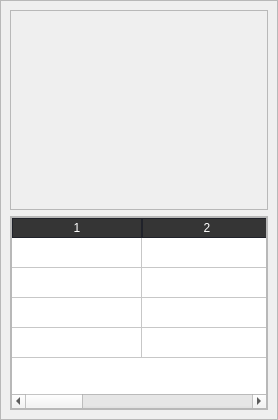
         <widget class="QWidget" name="Page_Log">
          <layout class="QHBoxLayout" name="horizontalLayout_6">
           <property name="spacing">
            <number>0</number>
           </property>
           <property name="leftMargin">
            <number>0</number>
           </property>
           <property name="topMargin">
            <number>0</number>
           </property>
           <property name="rightMargin">
            <number>0</number>
           </property>
           <property name="bottomMargin">
            <number>0</number>
           </property>
           <item>
            <widget class="QFrame" name="frame_9">
             <property name="frameShape">
              <enum>QFrame::StyledPanel</enum>
             </property>
             <property name="frameShadow">
              <enum>QFrame::Raised</enum>
             </property>
             <layout class="QVBoxLayout" name="verticalLayout_3">
              <item>
               <widget class="QFrame" name="frame_10">
                <property name="minimumSize">
                 <size>
                  <width>0</width>
                  <height>200</height>
                 </size>
                </property>
                <property name="styleSheet">
                 <string notr="true"/>
                </property>
                <property name="frameShape">
                 <enum>QFrame::StyledPanel</enum>
                </property>
                <property name="frameShadow">
                 <enum>QFrame::Raised</enum>
                </property>
               </widget>
              </item>
              <item>
               <widget class="QFrame" name="frame_11">
                <property name="frameShape">
                 <enum>QFrame::StyledPanel</enum>
                </property>
                <property name="frameShadow">
                 <enum>QFrame::Raised</enum>
                </property>
                <layout class="QVBoxLayout" name="verticalLayout_5">
                 <property name="spacing">
                  <number>0</number>
                 </property>
                 <property name="leftMargin">
                  <number>0</number>
                 </property>
                 <property name="topMargin">
                  <number>0</number>
                 </property>
                 <property name="rightMargin">
                  <number>0</number>
                 </property>
                 <property name="bottomMargin">
                  <number>0</number>
                 </property>
                 <item>
                  <widget class="QTableWidget" name="tableWidget">
                   <property name="styleSheet">
                    <string notr="true">QHeaderView::section:horizontal
{
    border: 1px solid rgb(32, 34, 42);
	background-color:rgb(53, 53, 53);
	color: rgb(255, 255, 255);
}

 QScrollBar:vertical {
	border: none;
    background: rgb(52, 59, 72);
    width: 14px;
	border-radius: 0px;
 }</string>
                   </property>
                   <property name="showGrid">
                    <bool>true</bool>
                   </property>
                   <attribute name="horizontalHeaderCascadingSectionResizes">
                    <bool>false</bool>
                   </attribute>
                   <attribute name="horizontalHeaderMinimumSectionSize">
                    <number>50</number>
                   </attribute>
                   <attribute name="horizontalHeaderDefaultSectionSize">
                    <number>130</number>
                   </attribute>
                   <attribute name="horizontalHeaderShowSortIndicator" stdset="0">
                    <bool>false</bool>
                   </attribute>
                   <attribute name="horizontalHeaderStretchLastSection">
                    <bool>true</bool>
                   </attribute>
                   <attribute name="verticalHeaderVisible">
                    <bool>false</bool>
                   </attribute>
                   <row>
                    <property name="text">
                     <string>1</string>
                    </property>
                   </row>
                   <row>
                    <property name="text">
                     <string>2</string>
                    </property>
                   </row>
                   <row>
                    <property name="text">
                     <string>3</string>
                    </property>
                   </row>
                   <row>
                    <property name="text">
                     <string>4</string>
                    </property>
                   </row>
                   <column>
                    <property name="text">
                     <string>1</string>
                    </property>
                   </column>
                   <column>
                    <property name="text">
                     <string>2</string>
                    </property>
                   </column>
                   <column>
                    <property name="text">
                     <string>3</string>
                    </property>
                   </column>
                   <column>
                    <property name="text">
                     <string>4</string>
                    </property>
                   </column>
                  </widget>
                 </item>
                </layout>
               </widget>
              </item>
             </layout>
            </widget>
           </item>
          </layout>
         </widget>
